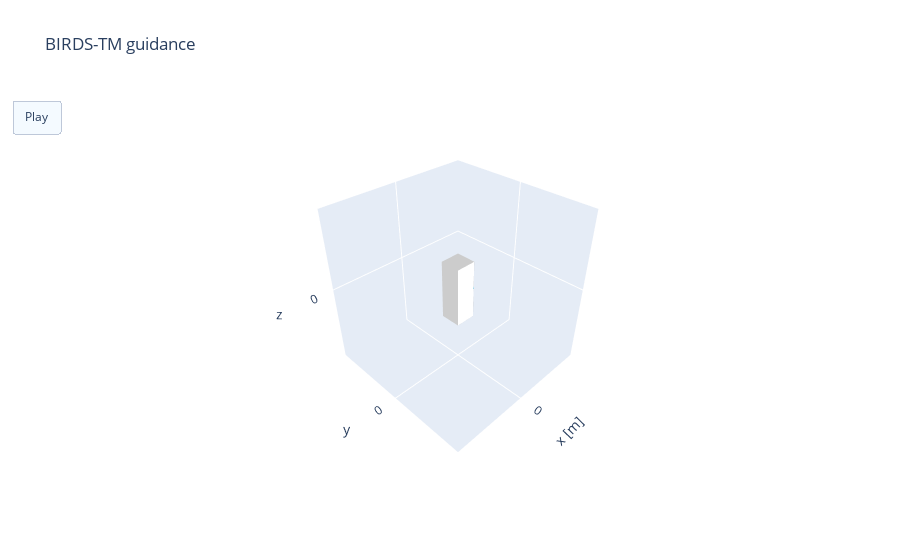

Source (notebook cell):
### Code cell
def create_cube(size, quaternion):
    """Creates a rotated cube using a quaternion."""
    half = size / 2.0
    vertices = np.array([  # Cube vertices
        [-half, -half, -half-size], [half, -half, -half-size], [half, half, -half-size], [-half, half, -half-size],
        [-half, -half, half+size], [half, -half, half+size], [half, half, half+size], [-half, half, half+size]
    ])
 
    # Apply rotation using quaternion
    r = R.from_quat(quaternion)
    rotated_vertices = r.apply(vertices)

    # Cube faces (each face as a set of 4 vertices)
    faces = [
        [0, 1, 2, 3], [4, 5, 6, 7], [0, 1, 5, 4],
        [2, 3, 7, 6], [0, 3, 7, 4], [1, 2, 6, 5]
    ]

    # Define mesh faces for the cube
    i_faces = [face[0] for face in faces]
    j_faces = [face[1] for face in faces]
    k_faces = [face[2] for face in faces]
    i_faces += [face[0] for face in faces]
    j_faces += [face[2] for face in faces]
    k_faces += [face[3] for face in faces]

    # Mesh3d for the cube (white cube)
    cube = go.Mesh3d(
        x=rotated_vertices[:, 0], y=rotated_vertices[:, 1], z=rotated_vertices[:, 2],
        i=i_faces, j=j_faces, k=k_faces, opacity=1.0, color='white'
    )

    # Create "eyes" (small blue circles) on the cube's faces
    eye_radius = 0.1*0.2
    eye_positions = [
        [half,0.13*0.2,0], [half,-0.13*0.2,0]
    ]

    # Apply rotation to eye positions
    rotated_eye_positions = r.apply(eye_positions)

    eye_spheres = []
    for pos in rotated_eye_positions:
        u, v = np.mgrid[0:2*np.pi:10j, 0:np.pi:5j]
        x_eye = eye_radius * np.cos(u) * np.sin(v) + pos[0]
        y_eye = eye_radius * np.sin(u) * np.sin(v) + pos[1]
        z_eye = eye_radius * np.cos(v) + pos[2]
        
        # Crear una matriz de color uniforme (por ejemplo, azul con un solo valor)
        color_value = np.full_like(x_eye, 0.5)  # 0.5 es un tono de azul en la escala

        eye_spheres.append(go.Surface(
            x=x_eye, y=y_eye, z=z_eye, surfacecolor=color_value, 
            colorscale=[[0, 'deepskyblue'], [1, 'deepskyblue']], opacity=1.0, showscale=False
        ))

    return cube, eye_spheres

def create_spheres(spheres):
    """Creates spheres as surfaces."""
    sphere_traces = []
    for sphere in spheres:
        h, rc = sphere['h'], sphere['rc']
        u, v = np.mgrid[0:2*np.pi:16j, 0:np.pi:8j]
        x_sphere = rc * np.cos(u) * np.sin(v) + h[0]
        y_sphere = rc * np.sin(u) * np.sin(v) + h[1]
        z_sphere = rc * np.cos(v) + h[2]
        sphere_traces.append(go.Surface(
            x=x_sphere, y=y_sphere, z=z_sphere, colorscale='Reds', opacity=0.3, showscale=False
        ))
    return sphere_traces

def plot_3d_trajectory_with_cube(nx_value):
    quaternions = nx_value[0:4, :]

    # Set axis limits with uniform scaling
    padding = 0.5

    # Initial cube (white with blue eyes)
    cube, eye_spheres = create_cube(0.1, quaternions[:, 0])

    # Animation frames
    print(quaternions.shape[1])
    frames = [
        go.Frame(data=[
            create_cube(0.1, quaternions[:, k])[0],
        ] + create_cube(0.1, quaternions[:, k])[1])
        for k in range(quaternions.shape[1])
    ]

    layout = go.Layout(
        title='BIRDS-TM guidance',
        scene=dict(
            xaxis=dict(title='x [m]', range=[-0.4, 0.4]),
            yaxis=dict(title='y', range=[-0.4, 0.4]),
            zaxis=dict(title='z', range=[-0.4, 0.4]),

            aspectmode='cube',  # Ensures correct proportions
            camera=dict(eye=dict(x=1.5, y=1.5, z=1.5))  # Adjust camera view for better visibility
        ),
        updatemenus=[dict(type='buttons', buttons=[dict(label='Play', method='animate',
                                                       args=[None, dict(frame=dict(duration=50, redraw=True),
                                                                        fromcurrent=True)])])])

    fig = go.Figure(data=[cube] + eye_spheres, layout=layout, frames=frames)
    fig.show()

plot_3d_trajectory_with_cube(nx_value)

### Figure 1 — Plotly figure (JSON) as saved in the notebook; plotly's stock layout.template omitted (floating-point values rounded to 4 significant figures)
{"data": [{"color": "white", "i": [0, 4, 0, 2, 0, 1, 0, 4, 0, 2, 0, 1], "j": [1, 5, 1, 3, 3, 2, 2, 6, 5, 7, 7, 6], "k": [2, 6, 5, 7, 7, 6, 3, 7, 4, 6, 4, 5], "opacity": 1, "type": "mesh3d", "x": [0.05, -0.05, -0.05, 0.05, 0.05, -0.05, -0.05, 0.05], "y": [-0.05, -0.05, 0.05, 0.05, -0.05, -0.05, 0.05, 0.05], "z": [0.15, 0.15, 0.15, 0.15, -0.15, -0.15, -0.15, -0.15]}, {"colorscale": [[0, "deepskyblue"], [1, "deepskyblue"]], "opacity": 1, "showscale": false, "surfacecolor": [[0.5, 0.5, 0.5, 0.5, 0.5], [0.5, 0.5, 0.5, 0.5, 0.5], [0.5, 0.5, 0.5, 0.5, 0.5], [0.5, 0.5, 0.5, 0.5, 0.5], [0.5, 0.5, 0.5, 0.5, 0.5], [0.5, 0.5, 0.5, 0.5, 0.5], [0.5, 0.5, 0.5, 0.5, 0.5], [0.5, 0.5, 0.5, 0.5, 0.5], [0.5, 0.5, 0.5, 0.5, 0.5], [0.5, 0.5, 0.5, 0.5, 0.5]], "type": "surface", "x": [[-0.05, -0.03586, -0.03, -0.03586, -0.05], [-0.05, -0.03917, -0.03468, -0.03917, -0.05], [-0.05, -0.04754, -0.04653, -0.04754, -0.05], [-0.05, -0.05707, -0.06, -0.05707, -0.05], [-0.05, -0.06329, -0.06879, -0.06329, -0.05], [-0.05, -0.06329, -0.06879, -0.06329, -0.05], [-0.05, -0.05707, -0.06, -0.05707, -0.05], [-0.05, -0.04754, -0.04653, -0.04754, -0.05], [-0.05, -0.03917, -0.03468, -0.03917, -0.05], [-0.05, -0.03586, -0.03, -0.03586, -0.05]], "y": [[0.026, 0.026, 0.026, 0.026, 0.026], [0.026, 0.03509, 0.03886, 0.03509, 0.026], [0.026, 0.03993, 0.0457, 0.03993, 0.026], [0.026, 0.03825, 0.04332, 0.03825, 0.026], [0.026, 0.03084, 0.03284, 0.03084, 0.026], [0.026, 0.02116, 0.01916, 0.02116, 0.026], [0.026, 0.01375, 0.008679, 0.01375, 0.026], [0.026, 0.01207, 0.006304, 0.01207, 0.026], [0.026, 0.01691, 0.01314, 0.01691, 0.026], [0.026, 0.026, 0.026, 0.026, 0.026]], "z": [[0.02, 0.01414, 1.866e-11, -0.01414, -0.02], [0.02, 0.01414, 1.866e-11, -0.01414, -0.02], [0.02, 0.01414, 1.866e-11, -0.01414, -0.02], [0.02, 0.01414, 1.866e-11, -0.01414, -0.02], [0.02, 0.01414, 1.866e-11, -0.01414, -0.02], [0.02, 0.01414, 1.866e-11, -0.01414, -0.02], [0.02, 0.01414, 1.866e-11, -0.01414, -0.02], [0.02, 0.01414, 1.866e-11, -0.01414, -0.02], [0.02, 0.01414, 1.866e-11, -0.01414, -0.02], [0.02, 0.01414, 1.866e-11, -0.01414, -0.02]]}, {"colorscale": [[0, "deepskyblue"], [1, "deepskyblue"]], "opacity": 1, "showscale": false, "surfacecolor": [[0.5, 0.5, 0.5, 0.5, 0.5], [0.5, 0.5, 0.5, 0.5, 0.5], [0.5, 0.5, 0.5, 0.5, 0.5], [0.5, 0.5, 0.5, 0.5, 0.5], [0.5, 0.5, 0.5, 0.5, 0.5], [0.5, 0.5, 0.5, 0.5, 0.5], [0.5, 0.5, 0.5, 0.5, 0.5], [0.5, 0.5, 0.5, 0.5, 0.5], [0.5, 0.5, 0.5, 0.5, 0.5], [0.5, 0.5, 0.5, 0.5, 0.5]], "type": "surface", "x": [[-0.05, -0.03586, -0.03, -0.03586, -0.05], [-0.05, -0.03917, -0.03468, -0.03917, -0.05], [-0.05, -0.04754, -0.04653, -0.04754, -0.05], [-0.05, -0.05707, -0.06, -0.05707, -0.05], [-0.05, -0.06329, -0.06879, -0.06329, -0.05], [-0.05, -0.06329, -0.06879, -0.06329, -0.05], [-0.05, -0.05707, -0.06, -0.05707, -0.05], [-0.05, -0.04754, -0.04653, -0.04754, -0.05], [-0.05, -0.03917, -0.03468, -0.03917, -0.05], [-0.05, -0.03586, -0.03, -0.03586, -0.05]], "y": [[-0.026, -0.026, -0.026, -0.026, -0.026], [-0.026, -0.01691, -0.01314, -0.01691, -0.026], [-0.026, -0.01207, -0.006304, -0.01207, -0.026], [-0.026, -0.01375, -0.008679, -0.01375, -0.026], [-0.026, -0.02116, -0.01916, -0.02116, -0.026], [-0.026, -0.03084, -0.03284, -0.03084, -0.026], [-0.026, -0.03825, -0.04332, -0.03825, -0.026], [-0.026, -0.03993, -0.0457, -0.03993, -0.026], [-0.026, -0.03509, -0.03886, -0.03509, -0.026], [-0.026, -0.026, -0.026, -0.026, -0.026]], "z": [[0.02, 0.01414, 1.866e-11, -0.01414, -0.02], [0.02, 0.01414, 1.866e-11, -0.01414, -0.02], [0.02, 0.01414, 1.866e-11, -0.01414, -0.02], [0.02, 0.01414, 1.866e-11, -0.01414, -0.02], [0.02, 0.01414, 1.866e-11, -0.01414, -0.02], [0.02, 0.01414, 1.866e-11, -0.01414, -0.02], [0.02, 0.01414, 1.866e-11, -0.01414, -0.02], [0.02, 0.01414, 1.866e-11, -0.01414, -0.02], [0.02, 0.01414, 1.866e-11, -0.01414, -0.02], [0.02, 0.01414, 1.866e-11, -0.01414, -0.02]]}], "layout": {"scene": {"aspectmode": "cube", "camera": {"eye": {"x": 1.5, "y": 1.5, "z": 1.5}}, "xaxis": {"range": [-0.4, 0.4], "title": {"text": "x [m]"}}, "yaxis": {"range": [-0.4, 0.4], "title": {"text": "y"}}, "zaxis": {"range": [-0.4, 0.4], "title": {"text": "z"}}}, "title": {"text": "BIRDS-TM guidance"}, "updatemenus": [{"buttons": [{"args": [null, {"frame": {"duration": 50, "redraw": true}, "fromcurrent": true}], "label": "Play", "method": "animate"}], "type": "buttons"}]}}
